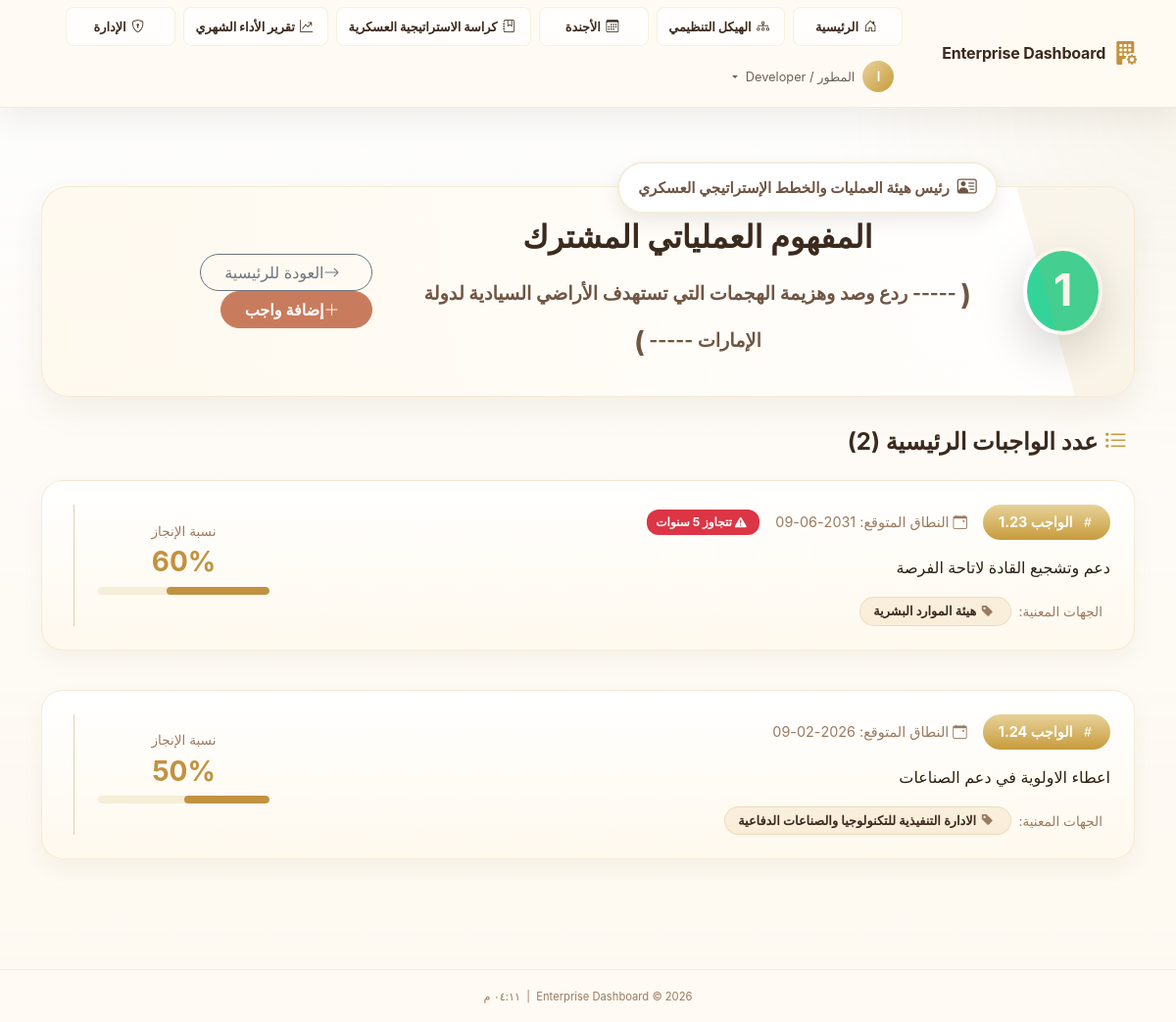
The page /department/2 (signed in) on the database its author committed.
### app/models/user.py (models this page shows, shortened)
class User(UserMixin, db.Model):
    __tablename__ = 'users'
    id              = db.Column(db.String(36), primary_key=True, default=lambda: str(uuid.uuid4()))
    ldap_dn         = db.Column(db.String(255), unique=True, nullable=True)
    username        = db.Column(db.String(80),  unique=True, nullable=False, index=True)
    email           = db.Column(db.String(120), nullable=False)
    full_name       = db.Column(db.String(120), nullable=False)
    password_hash   = db.Column(db.String(255), nullable=True)  # Only for sim mode
    is_ldap_user    = db.Column(db.Boolean, default=True)
    is_active       = db.Column(db.Boolean, default=True)
    role_id         = db.Column(db.Integer, db.ForeignKey('roles.id'), nullable=True)
    department_id   = db.Column(db.Integer, db.ForeignKey('departments.id'), nullable=True)
    failed_logins     = db.Column(db.Integer, default=0)
    locked_until      = db.Column(db.DateTime, nullable=True)
    created_at  = db.Column(db.DateTime, default=datetime.utcnow)
    updated_at  = db.Column(db.DateTime, default=datetime.utcnow, onupdate=datetime.utcnow)
    last_login  = db.Column(db.DateTime, nullable=True)
    role       = db.relationship('Role', back_populates='users')
    department = db.relationship('Department', back_populates='users')
    audit_logs = db.relationship('AuditLog', back_populates='user', lazy='dynamic',
                                 foreign_keys='AuditLog.user_id')
    @property
    def is_authenticated(self) -> bool:
        return True
    def has_permission(self, required_level: int) -> bool:
        if not self.role:
            return False
        return self.role.permission_level >= required_level
    @property
    def permission_level(self) -> int:
        return self.role.permission_level if self.role else 0
    def can_admin(self) -> bool:
        return self.permission_level >= 80  # Deputy and above
    @classmethod
    def get_by_id(cls, user_id: str) -> Optional['User']:
        return cls.query.get(user_id)

### app/models/department.py (models this page shows, shortened)
class Department(db.Model):
    __tablename__ = 'departments'
    id                 = db.Column(db.Integer, primary_key=True)
    code               = db.Column(db.String(20), unique=True, nullable=False)
    name               = db.Column(db.String(120), nullable=False)
    description        = db.Column(db.Text, default='')
    responsible_person = db.Column(db.String(120), default='')          # Title / role (e.g., "رئيس هيئة...")
    responsible_name   = db.Column(db.String(120), default='')          # Person's name (shown above the title)
    org_group_name     = db.Column(db.String(160), default='')          # Display name in org structure branch header
    color              = db.Column(db.String(7), default='#4F8EF7')   # Hex color
    icon               = db.Column(db.String(60), default='bi-grid-fill')
    logo_file          = db.Column(db.String(120), nullable=True)     # Custom logo filename
    concept_number     = db.Column(db.Integer, nullable=True)         # Operational Concept Number
    order_index        = db.Column(db.Integer, default=0)
    is_active          = db.Column(db.Boolean, default=True, nullable=False)
    is_central         = db.Column(db.Boolean, default=False, nullable=False)  # CEO hub group
    director_notes     = db.Column(db.Text, default='')               # Inline CEO notes
    concept_number     = db.Column(db.Integer, nullable=True)         # المفهوم العملياتي المشترك عدد
    created_at         = db.Column(db.DateTime, server_default=db.func.now())
    updated_at         = db.Column(db.DateTime, server_default=db.func.now(), onupdate=db.func.now())
    users   = db.relationship('User', back_populates='department', lazy='dynamic')
    metrics = db.relationship('DepartmentMetrics', back_populates='department',
                              lazy='dynamic', cascade='all, delete-orphan')
    @classmethod
    def active_ordered(cls) -> List['Department']:
        return cls.query.filter_by(is_active=True).order_by(cls.order_index).all()

### app/models/main_task.py (models this page shows, shortened)
class MainTask(db.Model):
    __tablename__ = 'main_tasks'
    id = db.Column(db.Integer, primary_key=True)
    task_number = db.Column(db.String(50), nullable=False)
    description = db.Column(db.Text, nullable=False)
    completion_pct = db.Column(db.Integer, default=0)
    expected_end_date = db.Column(db.Date, nullable=False)
    primary_department_id = db.Column(db.Integer, db.ForeignKey('departments.id', ondelete='CASCADE'), nullable=False)
    created_at = db.Column(db.DateTime, server_default=db.func.now())
    updated_at = db.Column(db.DateTime, server_default=db.func.now(), onupdate=db.func.now())
    primary_department = db.relationship(
        'Department',
        backref=db.backref('primary_tasks', lazy='dynamic', cascade='all, delete-orphan')
    )
    secondary_departments_list = db.Column(db.Text, default='[]')
    @property
    def is_overdue_5_years(self) -> bool:
        if not self.expected_end_date or not self.created_at:
            return False
        created_date = self.created_at.date()
        max_allowed_date = created_date + relativedelta(years=5)
        return self.expected_end_date > max_allowed_date
    @property
    def secondary_departments_parsed(self) -> list:
        import json
        if not self.secondary_departments_list:
            return []
        try:
            return json.loads(self.secondary_departments_list)
        except Exception:
            return []

### app/dashboard/routes.py (the view)
@dashboard_bp.route('/department/<int:dept_id>')
@login_required
def department_detail(dept_id):
    from app.models.main_task import MainTask
    dept = Department.query.get_or_404(dept_id)
    tasks = MainTask.query.filter_by(primary_department_id=dept_id).order_by(MainTask.task_number).all()
    all_depts = Department.active_ordered()
    return render_template(
        'dashboard/department_detail.html',
        dept=dept,
        tasks=tasks,
        all_depts=all_depts,
        page_title=f'تفاصيل: {dept.name}'
    )

### app/templates/dashboard/department_detail.html (shortened to what this page needs)
{% extends "base.html" %}
{% block body_class %}app-body dashboard-home-body{% endblock %}
{% block content %}
<div class="department-page">
<div class="container py-4 mt-4">
    <div class="position-relative mb-4">
        {% if dept.responsible_person %}
        <div class="responsible-badge">
            <i class="bi bi-person-vcard fs-5"></i>
            <span style="font-size: 0.95rem;">{{ dept.responsible_person }}</span>
        </div>
        {% endif %}
        <div class="dept-header d-flex flex-column flex-md-row align-items-center gap-4">
        {% if dept.concept_number %}
        <div class="dept-icon-wrapper shadow-lg"
             style="border-color: #fff; background: {{ dept.color }}; color: #fff; border-width: 4px; width: 90px; height: 90px; font-size: 2.8rem; font-weight: bold;">
            {{ dept.concept_number }}
        </div>
        {% else %}
        <div class="dept-icon-wrapper" style="border-color: {{ dept.color }}; color: {{ dept.color }}">
            <i class="{{ dept.icon }}"></i>
        </div>
        {% endif %}
        <div class="flex-grow-1 text-center">
            <h1 class="h2 fw-bold mb-2" style="color: var(--page-text);">
                {{ 'المفهوم العملياتي المشترك' if dept.id == 2 else dept.name }}
            </h1>
            {% if dept.description %}
            <p class="mt-3 mb-0 mx-auto fw-bold" style="color: var(--page-text-soft); max-width: 800px; font-size: 1.2rem;">
                <span style="font-size: 1.8rem; vertical-align: middle;">(</span>
                ----- {{ dept.description }} -----
                <span style="font-size: 1.8rem; vertical-align: middle;">)</span>
            </p>
            {% endif %}
        </div>
        <div class="text-md-end mt-3 mt-md-0">
            <a href="{{ url_for('dashboard.index') }}" class="btn btn-outline-secondary rounded-pill pe-4 ps-4">
                <i class="bi bi-arrow-right me-2"></i>العودة للرئيسية
            </a>
            {% if current_user.has_permission(100) or current_user.has_permission(90) or
            current_user.has_permission(999) %}
            <button class="btn btn-primary rounded-pill pe-4 ps-4 mt-2 mt-md-0 ms-0 ms-md-2" data-bs-toggle="modal"
                data-bs-target="#addTaskModal">
                <i class="bi bi-plus-lg me-2"></i>إضافة واجب
            </button>
            {% endif %}
        </div>
    </div>
    </div>
    <h3 class="h4 fw-bold mb-4" style="color: var(--page-text);">
        <i class="bi bi-list-task me-2" style="color: var(--page-accent);"></i>
        عدد الواجبات الرئيسية ({{ tasks|length }})
    </h3>
    {% if not tasks %}
    <div class="text-center py-5"
        style="background: rgba(255,255,255,0.5); border-radius: 20px; border: 2px dashed #DDD0B8;">
        <i class="bi bi-inbox fs-1 text-muted mb-3 d-block"></i>
        <h5 class="text-muted">لا توجد واجبات رئيسية مسجلة لهذه المجموعة بعد.</h5>
    </div>
    {% else %}
    <div class="row">
        {% for task in tasks %}
        <div class="col-12 mb-3">
            <div class="task-card">
                <div class="d-flex flex-column flex-lg-row justify-content-between gap-3">
                    <div class="flex-grow-1">
                        <div class="d-flex align-items-center gap-3 mb-3">
                            <span class="task-number-badge">
                                <i class="bi bi-hash"></i> الواجب {{ task.task_number }}
                            </span>
                            <span class="text-muted d-flex align-items-center gap-1" style="font-size: 0.9rem;">
                                <i class="bi bi-calendar-event"></i> النطاق المتوقع: {{
                                task.expected_end_date.strftime('%Y-%m-%d') }}
                            </span>
                            {% if task.is_overdue_5_years %}
                            <span class="warning-badge" title="تنبيه: تاريخ النهاية يتجاوز 5 سنوات">
                                <i class="bi bi-exclamation-triangle-fill me-1"></i> تتجاوز 5 سنوات
                            </span>
                            {% endif %}
                        </div>
                        <p class="fs-6" style="color: #2E2010; line-height: 1.6;">
                            {{ task.description }}
                        </p>
                        <div class="d-flex flex-wrap gap-2 mt-3">
                            <span class="text-muted me-2 mt-1" style="font-size: 0.85rem;">الجهات المعنية:</span>
                            {% for sec_name in task.secondary_departments_parsed %}
                            <span class="department-tag">
                                <i class="bi bi-tag-fill text-muted me-1"></i>
                                {{ sec_name }}
                            </span>
                            {% endfor %}
                        </div>
                    </div>
                    <div class="d-flex flex-column align-items-lg-end justify-content-center border-start ps-lg-4 ms-lg-2 py-2"
                        style="border-color: #DDD0B8 !important; min-width: 200px;">
                        <div class="text-center w-100 mb-2">
                            <span class="d-block text-muted mb-1" style="font-size: 0.85rem;">نسبة الإنجاز</span>
                            <h3 class="mb-0 fw-bold" style="color: var(--secondary, #C29240);">{{ task.completion_pct
                                }}%</h3>
                        </div>
                        <div class="progress w-100 mb-3"
                            style="height: 8px; border-radius: 10px; background-color: #F5EED8;">
                            <div class="progress-bar" role="progressbar"
                                style="width: {{ task.completion_pct }}%; background-color: var(--secondary, #C29240);"
                                aria-valuenow="{{ task.completion_pct }}" aria-valuemin="0" aria-valuemax="100"></div>
                        </div>
                    </div>
                </div>
            </div>
        </div>
        {% endfor %}
    </div>
    {% endif %}
</div>
</div>
{% endblock %}

### app/templates/base.html (shortened to what this page needs)
<!DOCTYPE html>
<html lang="ar" dir="rtl">
<head>
  <link rel="stylesheet" href="{{ url_for('static', filename='css/bootstrap.min.css') }}">
  <link rel="stylesheet" href="{{ url_for('static', filename='css/bootstrap-icons.css') }}">
  <link rel="stylesheet" href="{{ url_for('static', filename='css/custom.css') }}">
</head>
<body class="{% block body_class %}app-body{% endblock %}">
  {% block body %}
  <nav class="navbar navbar-dark navbar-expand-lg app-navbar" id="mainNav">
    <div class="container-fluid px-4">
      <a class="navbar-brand d-flex align-items-center gap-2" href="{{ url_for('dashboard.index') }}">
        <i class="bi bi-building-fill-gear fs-4 text-primary-glow"></i>
        <span class="fw-bold">{{ app_name }}</span>
      </a>
      <div class="collapse navbar-collapse" id="navbarMain">
        <ul class="navbar-nav ms-auto align-items-center gap-2 main-nav-menu">
          <li class="nav-item">
            <a class="nav-link primary-nav-link {% if request.endpoint == 'dashboard.index' %}active{% endif %}"
              href="{{ url_for('dashboard.index') }}">
              <i class="bi bi-house-door me-1"></i>الرئيسية
            </a>
          </li>
          <li class="nav-item">
            <a class="nav-link primary-nav-link {% if request.endpoint == 'dashboard.org_structure' %}active{% endif %}"
              href="{{ url_for('dashboard.org_structure') }}">
              <i class="bi bi-diagram-3 me-1"></i>الهيكل التنظيمي
            </a>
          </li>
          <li class="nav-item">
            <a class="nav-link primary-nav-link {% if request.endpoint == 'dashboard.agenda' %}active{% endif %}"
              href="{{ url_for('dashboard.agenda') }}">
              <i class="bi bi-calendar3 me-1"></i>الأجندة
            </a>
          </li>
          <li class="nav-item">
            <a class="nav-link primary-nav-link {% if request.endpoint == 'dashboard.strategy_booklet' %}active{% endif %}"
              href="{{ url_for('dashboard.strategy_booklet') }}">
              <i class="bi bi-journal-bookmark me-1"></i>كراسة الاستراتيجية العسكرية
            </a>
          </li>
          <li class="nav-item">
            <a class="nav-link primary-nav-link {% if request.endpoint == 'dashboard.quarterly_performance' %}active{% endif %}"
              href="{{ url_for('dashboard.quarterly_performance') }}">
              <i class="bi bi-graph-up-arrow me-1"></i>تقرير الأداء الشهري
            </a>
          </li>
          {% if current_user.is_authenticated %}
          {% if current_user.can_admin() %}
          <li class="nav-item">
            <a class="nav-link primary-nav-link {% if request.endpoint and request.endpoint.startswith('admin') %}active{% endif %}"
              href="{{ url_for('admin.users') }}">
              <i class="bi bi-shield-lock me-1"></i>الإدارة
            </a>
          </li>
          {% endif %}
          <li class="nav-item dropdown">
            <a class="nav-link dropdown-toggle d-flex align-items-center gap-2" href="#" role="button"
              data-bs-toggle="dropdown">
              <span class="avatar-circle">{{ current_user.full_name[0]|upper }}</span>
              <span class="d-none d-md-inline">{{ current_user.full_name }}</span>
            </a>
          </li>
          {% endif %}
        </ul>
      </div>
    </div>
  </nav>
  <main class="main-content">
    {% block content %}{% endblock %}
  </main>
  <footer class="app-footer mt-auto py-3 text-center">
    <small class="text-muted">
      {{ app_name }} &copy; {{ now().year }}
      &nbsp;|&nbsp;
      <span id="currentTime"></span>
    </small>
  </footer>
  {% endblock %}
</body>
</html>

### rows shown on the page
User: full_name "ا", full_name "المطور / Developer"
Department: responsible_person "رئيس هيئة العمليات والخطط الإستراتيجي العسكري", concept_number "1", description "ردع وصد وهزيمة الهجمات التي تستهدف الأراضي السيادية لدولة الإمارات"
Department: name "المفهوم العملياتي المشترك"
MainTask: task_number "1.23", expected_end_date "2031-06-09", shows "تتجاوز 5 سنوات", description "دعم وتشجيع القادة لاتاحة الفرصة", secondary_departments_parsed "هيئة الموارد البشرية", completion_pct "60"
MainTask: task_number "1.24", expected_end_date "2026-02-09", description "اعطاء الاولوية في دعم الصناعات", secondary_departments_parsed "الادارة التنفيذية للتكنولوجيا والصناعات الدفاعية", completion_pct "50"

### other values the page prints
{{ app_name }} "Enterprise Dashboard"
{{ tasks|length }} "2"
